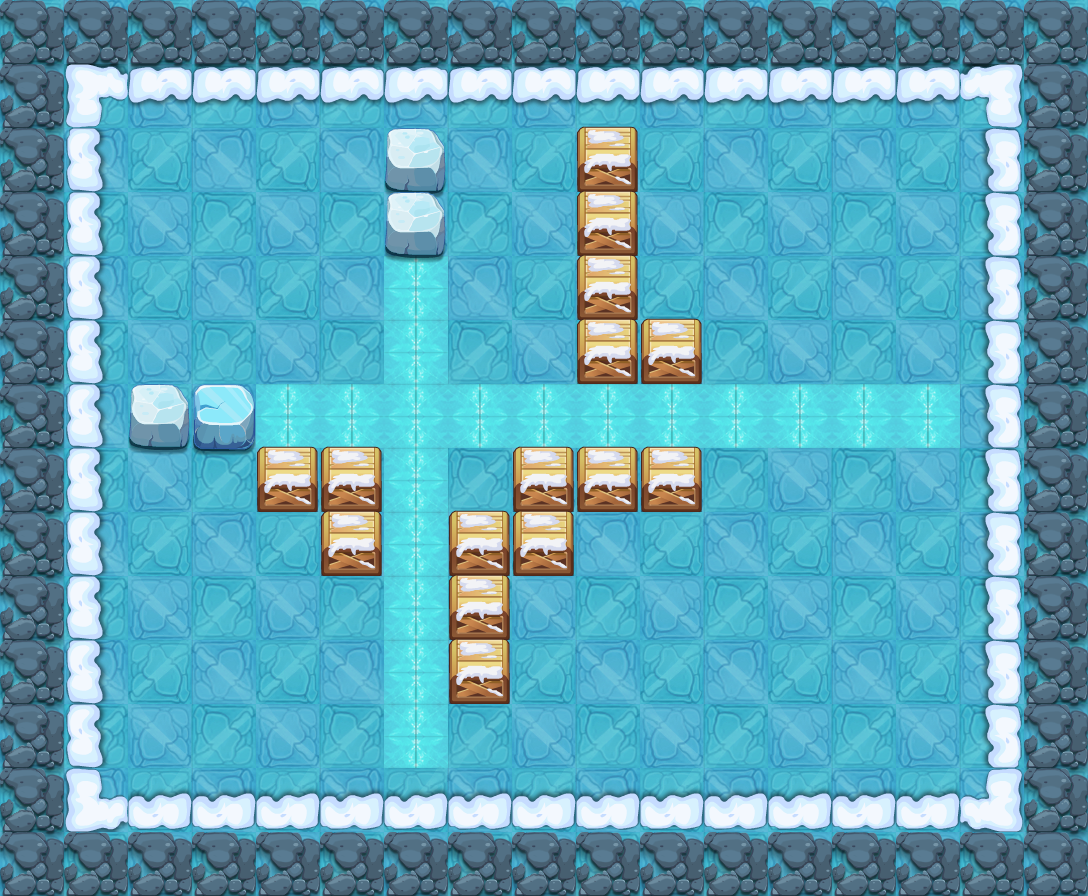

Rendered tile map (Tiled .tmx) drawn with the repository's tilesets; below, a short description and the map source with its tile grids summarised:
An orthogonal 17x14 tile map with 64x64 px tiles, 14 tile layers (PASS, 块层 2, 块层 3, 块层 17, ...) and 6 objects (3x bjg1, 2x TRAP, PLAYER).

<map version="1.0" orientation="orthogonal" width="17" height="14" tilewidth="64" tileheight="64">
 <properties>
  <property name="DESTRY1" value="96" />
  <property name="DESTRY2" value="100" />
  <property name="DESTRY3" value="102" />
  <property name="DESTRY4" value="108" />
  <property name="DESTRY_COUNT" value="4" />
  <property name="EXP" value="1085" />
  <property name="ITEM" value="D041" />
  <property name="LOSE_SCRIPT" value="" />
  <property name="MONEY" value="1628" />
  <property name="START_SCRIPT" value="lv121" />
  <property name="WIN_SCRIPT" value="" />
 </properties>
 <tileset firstgid="1" name="jdbl" tilewidth="64" tileheight="64">
  <image source="jdbl-hd.png" width="1000" height="1000" />
 </tileset>
 <layer name="PASS" width="17" height="14">
  <data>[238 cells, 127 non-empty, 6 distinct tile ids]</data>
 </layer>
 <layer name="块层 2" width="17" height="14">
  <data>[238 cells, 171 non-empty, 6 distinct tile ids]</data>
 </layer>
 <layer name="块层 3" width="17" height="14">
  <data>[238 cells, 58 non-empty, 1 distinct tile ids]</data>
 </layer>
 <layer name="块层 17" width="17" height="14">
  <data>[238 cells, 4 non-empty, 2 distinct tile ids]</data>
 </layer>
 <layer name="块层 5" width="17" height="14">
  <data>[238 cells, 50 non-empty, 2 distinct tile ids]</data>
 </layer>
 <layer name="块层 6" width="17" height="14">
  <data>[238 cells, 19 non-empty, 3 distinct tile ids]</data>
 </layer>
 <layer name="SHELTER 9" width="17" height="14">
  <data>[238 cells, 1 non-empty, 1 distinct tile ids]</data>
 </layer>
 <layer name="SHELTER 8" width="17" height="14">
  <data>[238 cells, 1 non-empty, 1 distinct tile ids]</data>
 </layer>
 <layer name="SHELTER 7" width="17" height="14">
  <data>[238 cells, 3 non-empty, 1 distinct tile ids]</data>
 </layer>
 <layer name="SHELTER 6" width="17" height="14">
  <data>[238 cells, 5 non-empty, 1 distinct tile ids]</data>
 </layer>
 <layer name="SHELTER 4" width="17" height="14">
  <data>[238 cells, 2 non-empty, 1 distinct tile ids]</data>
 </layer>
 <layer name="SHELTER 3" width="17" height="14">
  <data>[238 cells, 1 non-empty, 1 distinct tile ids]</data>
 </layer>
 <layer name="SHELTER 2" width="17" height="14">
  <data>[238 cells, 1 non-empty, 1 distinct tile ids]</data>
 </layer>
 <layer name="SHELTER 1" width="17" height="14">
  <data>[238 cells, 1 non-empty, 1 distinct tile ids]</data>
 </layer>
 <objectgroup name="对象层 1" width="34" height="28">
  <object name="PLAYER" type="PLAYER" x="128" y="128" width="64" height="64" />
  <object name="bjg1" x="256" y="576" width="64" height="64">
   <properties>
    <property name="lua_ai" value="monster_bjg_ai1" />
    <property name="quality" value="bjg1.quality" />
   </properties>
  </object>
  <object name="ice_road" type="TRAP" x="384" y="256" width="64" height="512">
   <properties>
    <property name="lua_ai" value="ice_road_ai" />
   </properties>
  </object>
  <object name="ice_road" type="TRAP" x="256" y="384" width="704" height="64">
   <properties>
    <property name="lua_ai" value="ice_road_ai" />
   </properties>
  </object>
  <object name="bjg1" x="768" y="576" width="64" height="64">
   <properties>
    <property name="lua_ai" value="monster_bjg_ai1" />
    <property name="quality" value="bjg1.quality" />
   </properties>
  </object>
  <object name="bjg1" x="768" y="192" width="64" height="64">
   <properties>
    <property name="lua_ai" value="monster_bjg_ai1" />
    <property name="quality" value="bjg1.quality" />
   </properties>
  </object>
 </objectgroup>
</map>
